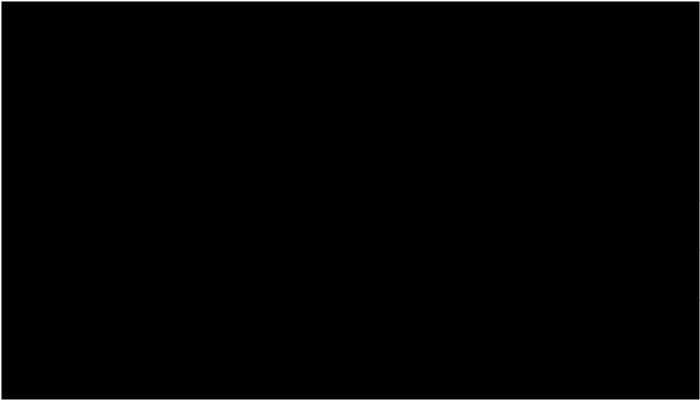
Frame 1 (no input)
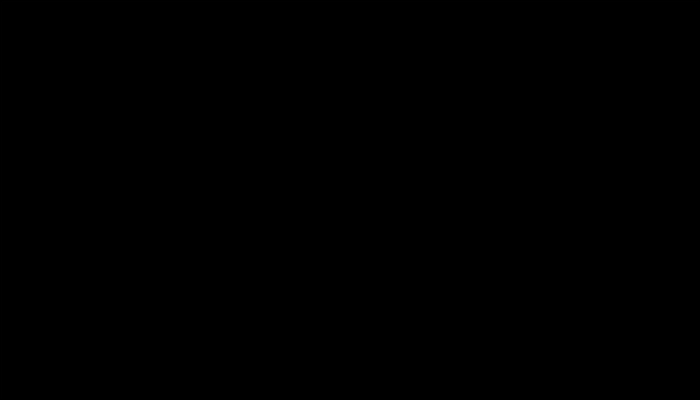
Frame 60 (the mouse pressed at the canvas centre just before this capture)
Frame 120 (the mouse held since frame 60 and released just before this capture): identical to frame 60, image omitted

The Processing sketch that drew these frames (run headless with seeded random() and noise(); from frame 60 on, the mouse is pressed at the canvas centre):

// Processing sketch: processing_36130
// ── processing_36130.pde

int noLines = 3;
int noPart = 140;


float a =1.1; //for accelleration
float speeds[] = { 2,2,2}; // speed array for line speed
float restLine[]= { 250,200,300};// array for where lines come back to rest
float disp[] = { 0,0,0};

float xbuffer = 0;

boolean mousemoving;

void setup() {
  size(700,400); 
  background(0); 
  stroke(255);
  smooth();
  strokeWeight(2);


}



void draw() {
  ///this makes the particles fade
  fill (0,1);
  rect(0,0,700,400);
  //background(0);
  
//// makes them move to the mouse and go back to rest
  if (mousemoving) {
    for (int i = 0; i < noLines; i=i+1) {
      speeds[i] = speeds[i]*a;//makes speed accelerate with more mouse movement
      
      if (restLine[i]+disp[i] < mouseX) {
        disp[i] += speeds[i];
      }
      if (restLine[i]+disp[i] > mouseX) {// displacement of line, line follows mouse up or down
        disp[i] -= speeds[i];
      }
    }
  }else{
    
     speeds[0] = speeds[0]*a;
     speeds[1] = speeds[1]*a;
     speeds[2] = speeds[2]*a;
     
    for (int i = 0; i < noLines; i++) {
      if(disp[i] < 0) {
        disp[i] += speeds[i];

      }
      if (disp[i] > 0) {
        disp[i] -= speeds[i];
      }
    }
  }

  // this draws the lines
  
  
    for (int i = 0; i < noLines; i++) {
     for (int k = 1; k <= noPart; k++){
       //xbuffer = mouseX/10;
       stroke(abs(disp[i]));
       //println(abs(disp[i]);
      //line( (width/noPart)*k, restLine[i]+(disp[i]/700)*mouseX, (width/noPart)*k + 1, restLine[i]+(disp[i]/700)*mouseX);
     float distMousePoint = dist(mouseX,mouseY, width/noPart*k, restLine[i]+(disp[i]/width)*mouseX);
     
     float dist_to_point = dist(mouseX, mouseY*noLines, width/noPart*k, restLine[i]+(disp[i]/700)*mouseX);
      
      line( (xbuffer+width/noPart)*k, restLine[i]-(disp[i]/400)*(500-dist_to_point), (xbuffer+width/noPart)*k + 1, restLine[i]-(disp[i]/400)*(500-dist_to_point));
      //line( restLine[i]-(disp[i]/400)*(700-dist_to_point), (xbuffer+width/noPart)*k,   restLine[i]-(disp[i]/400)*(700-dist_to_point), (xbuffer+width/noPart)*k + 1);
     
      //ellipse(k*10, restLine[i]-(disp[i]/400)*(500-dist_to_point), 10, 10);

  }
   }
  
  //this resets mouse moving to 1 before accelerating back to rest
  if (mousemoving){
     speeds[0] = 1;
     speeds[1] = 1;
     speeds[2] = 1;
  }
  mousemoving = false;
  
}

void mouseMoved() {
  mousemoving = true;
  //changes speeds acording to mouses position
   if (mouseY <= height/ noLines && mouseY >= 0){
     speeds[0] = 2;
     speeds[1] = 1;
     speeds[2] = 0;
   }
   if (mouseY <= (height/ noLines)*2 && mouseY > height/ noLines){
     speeds[0] = 1;
     speeds[1] = 2;
     speeds[2] = 1;
   }
   if (mouseY <= (height/ noLines)*3 && mouseY > (height/ noLines)*2){
     speeds[0] = 0;
     speeds[1] = 1;
     speeds[2] = 2;
   }
}
